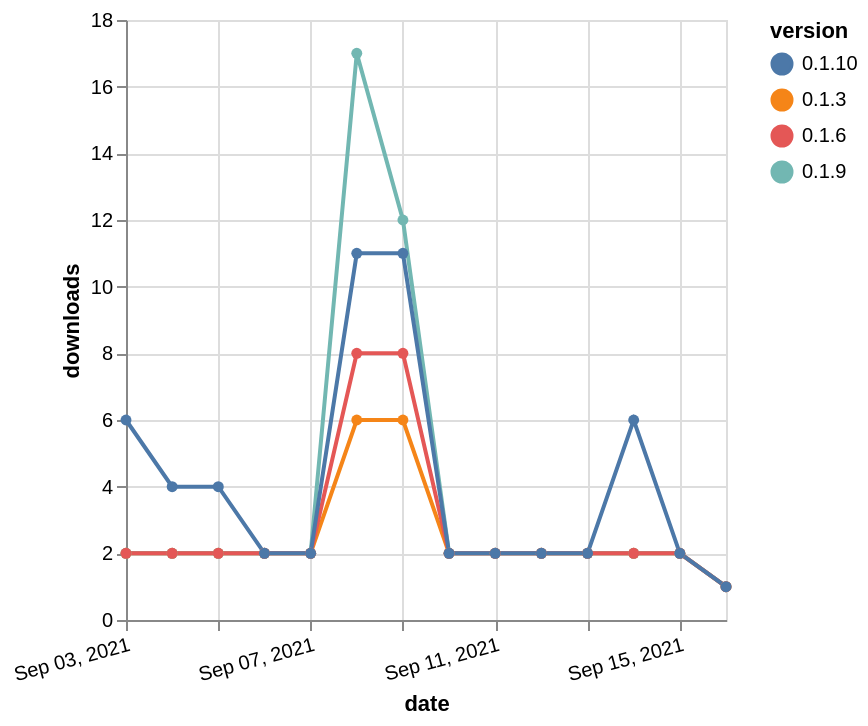

This figure's Vega-Lite source:
### Vega-Lite specification from a JSON file in a GitHub repository (floating-point values rounded to 4 significant figures)
{"$schema": "https://vega.github.io/schema/vega-lite/v5.json", "description": "A simple bar chart with embedded data.", "data": {"values": [{"date": "2021-09-03", "total": 4309, "delta": 2, "version": "0.1.3"}, {"date": "2021-09-04", "total": 4311, "delta": 2, "version": "0.1.3"}, {"date": "2021-09-05", "total": 4313, "delta": 2, "version": "0.1.3"}, {"date": "2021-09-06", "total": 4315, "delta": 2, "version": "0.1.3"}, {"date": "2021-09-07", "total": 4317, "delta": 2, "version": "0.1.3"}, {"date": "2021-09-08", "total": 4323, "delta": 6, "version": "0.1.3"}, {"date": "2021-09-09", "total": 4329, "delta": 6, "version": "0.1.3"}, {"date": "2021-09-10", "total": 4331, "delta": 2, "version": "0.1.3"}, {"date": "2021-09-11", "total": 4333, "delta": 2, "version": "0.1.3"}, {"date": "2021-09-12", "total": 4335, "delta": 2, "version": "0.1.3"}, {"date": "2021-09-13", "total": 4337, "delta": 2, "version": "0.1.3"}, {"date": "2021-09-14", "total": 4339, "delta": 2, "version": "0.1.3"}, {"date": "2021-09-15", "total": 4341, "delta": 2, "version": "0.1.3"}, {"date": "2021-09-16", "total": 4342, "delta": 1, "version": "0.1.3"}, {"date": "2021-09-03", "total": 3929, "delta": 2, "version": "0.1.9"}, {"date": "2021-09-04", "total": 3931, "delta": 2, "version": "0.1.9"}, {"date": "2021-09-05", "total": 3933, "delta": 2, "version": "0.1.9"}, {"date": "2021-09-06", "total": 3935, "delta": 2, "version": "0.1.9"}, {"date": "2021-09-07", "total": 3937, "delta": 2, "version": "0.1.9"}, {"date": "2021-09-08", "total": 3954, "delta": 17, "version": "0.1.9"}, {"date": "2021-09-09", "total": 3966, "delta": 12, "version": "0.1.9"}, {"date": "2021-09-10", "total": 3968, "delta": 2, "version": "0.1.9"}, {"date": "2021-09-11", "total": 3970, "delta": 2, "version": "0.1.9"}, {"date": "2021-09-12", "total": 3972, "delta": 2, "version": "0.1.9"}, {"date": "2021-09-13", "total": 3974, "delta": 2, "version": "0.1.9"}, {"date": "2021-09-14", "total": 3976, "delta": 2, "version": "0.1.9"}, {"date": "2021-09-15", "total": 3978, "delta": 2, "version": "0.1.9"}, {"date": "2021-09-16", "total": 3979, "delta": 1, "version": "0.1.9"}, {"date": "2021-09-03", "total": 3527, "delta": 2, "version": "0.1.6"}, {"date": "2021-09-04", "total": 3529, "delta": 2, "version": "0.1.6"}, {"date": "2021-09-05", "total": 3531, "delta": 2, "version": "0.1.6"}, {"date": "2021-09-06", "total": 3533, "delta": 2, "version": "0.1.6"}, {"date": "2021-09-07", "total": 3535, "delta": 2, "version": "0.1.6"}, {"date": "2021-09-08", "total": 3543, "delta": 8, "version": "0.1.6"}, {"date": "2021-09-09", "total": 3551, "delta": 8, "version": "0.1.6"}, {"date": "2021-09-10", "total": 3553, "delta": 2, "version": "0.1.6"}, {"date": "2021-09-11", "total": 3555, "delta": 2, "version": "0.1.6"}, {"date": "2021-09-12", "total": 3557, "delta": 2, "version": "0.1.6"}, {"date": "2021-09-13", "total": 3559, "delta": 2, "version": "0.1.6"}, {"date": "2021-09-14", "total": 3561, "delta": 2, "version": "0.1.6"}, {"date": "2021-09-15", "total": 3563, "delta": 2, "version": "0.1.6"}, {"date": "2021-09-16", "total": 3564, "delta": 1, "version": "0.1.6"}, {"date": "2021-09-03", "total": 1068, "delta": 6, "version": "0.1.10"}, {"date": "2021-09-04", "total": 1072, "delta": 4, "version": "0.1.10"}, {"date": "2021-09-05", "total": 1076, "delta": 4, "version": "0.1.10"}, {"date": "2021-09-06", "total": 1078, "delta": 2, "version": "0.1.10"}, {"date": "2021-09-07", "total": 1080, "delta": 2, "version": "0.1.10"}, {"date": "2021-09-08", "total": 1091, "delta": 11, "version": "0.1.10"}, {"date": "2021-09-09", "total": 1102, "delta": 11, "version": "0.1.10"}, {"date": "2021-09-10", "total": 1104, "delta": 2, "version": "0.1.10"}, {"date": "2021-09-11", "total": 1106, "delta": 2, "version": "0.1.10"}, {"date": "2021-09-12", "total": 1108, "delta": 2, "version": "0.1.10"}, {"date": "2021-09-13", "total": 1110, "delta": 2, "version": "0.1.10"}, {"date": "2021-09-14", "total": 1116, "delta": 6, "version": "0.1.10"}, {"date": "2021-09-15", "total": 1118, "delta": 2, "version": "0.1.10"}, {"date": "2021-09-16", "total": 1119, "delta": 1, "version": "0.1.10"}]}, "width": "container", "mark": {"type": "line", "point": {"filled": true}}, "encoding": {"x": {"field": "date", "type": "temporal", "timeUnit": "yearmonthdate", "title": "date", "axis": {"labelAngle": -15}}, "y": {"field": "delta", "type": "quantitative", "title": "downloads"}, "color": {"field": "version", "type": "nominal"}, "tooltip": {"field": "delta"}}}
